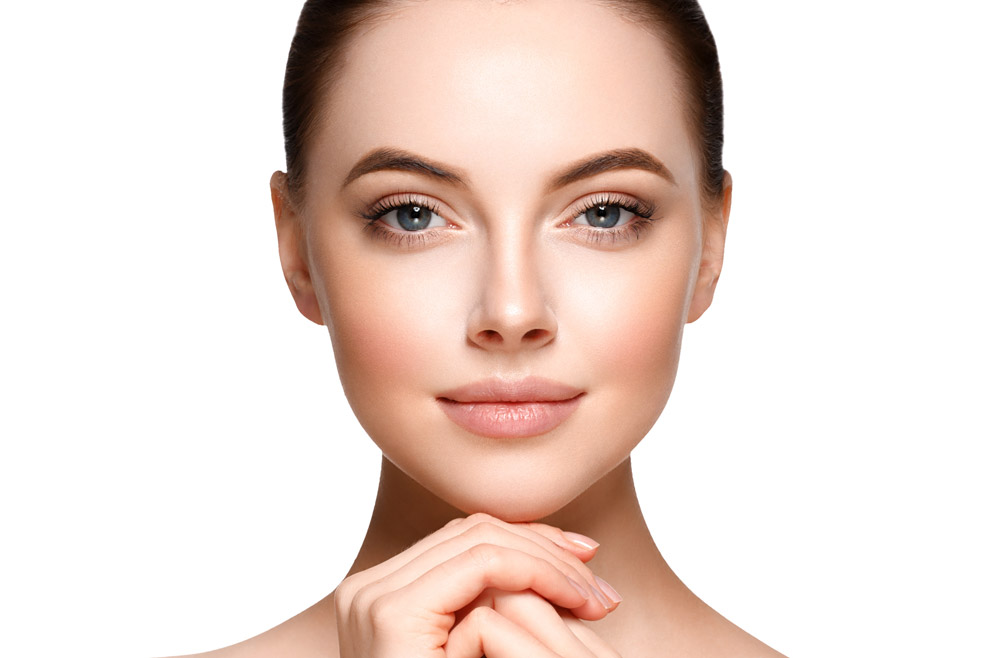
#> input picture Module1/M0_Face_Detection_Harr_Cascade/Data/Images/fig1.jpg, 1000 x 658 px
$ python face_detect.py
#> lines starting #> are read from the running program, lines starting #| are printed output that depends on the picture; after the words box and inside, x2 and y2 are one past the last pixel; in counts of white or black regions, pixels touching at a corner belong together
#import all the required libraries
import cv2
import matplotlib.pyplot as plt


#Load the images from the directory
image = cv2.imread('Data/Images/fig1.jpg')
#> image is the input picture: shape (658, 1000, 3); mean B, G, R 211.6, 219.1, 236.4
#Convert the image into grayscale
gray = cv2.cvtColor(image, cv2.COLOR_BGR2GRAY)
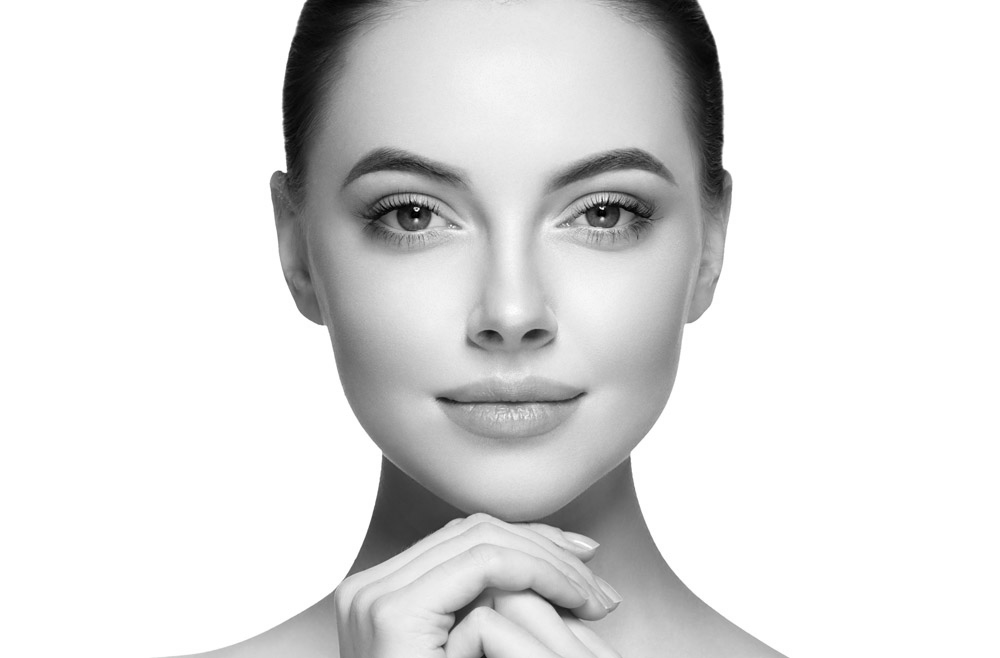
#> gray: shape (658, 1000); min 0, max 255, mean 223.4

# load the face detector and detect faces in the image
detector = cv2.CascadeClassifier("Data/haarcascade_frontalface_default.xml")
rects = detector.detectMultiScale(gray, scaleFactor=1.05, minNeighbors=9,
	minSize=(30, 30), flags=cv2.CASCADE_SCALE_IMAGE)
#> rects = [[284, 46, 449, 449]]

# loop over the faces and draw a rectangle surrounding each
for (x, y, w, h) in rects:
	cv2.rectangle(image, (x, y), (x + w, y + h), (0, 255, 0), 2)
#> this loop made 1 pass
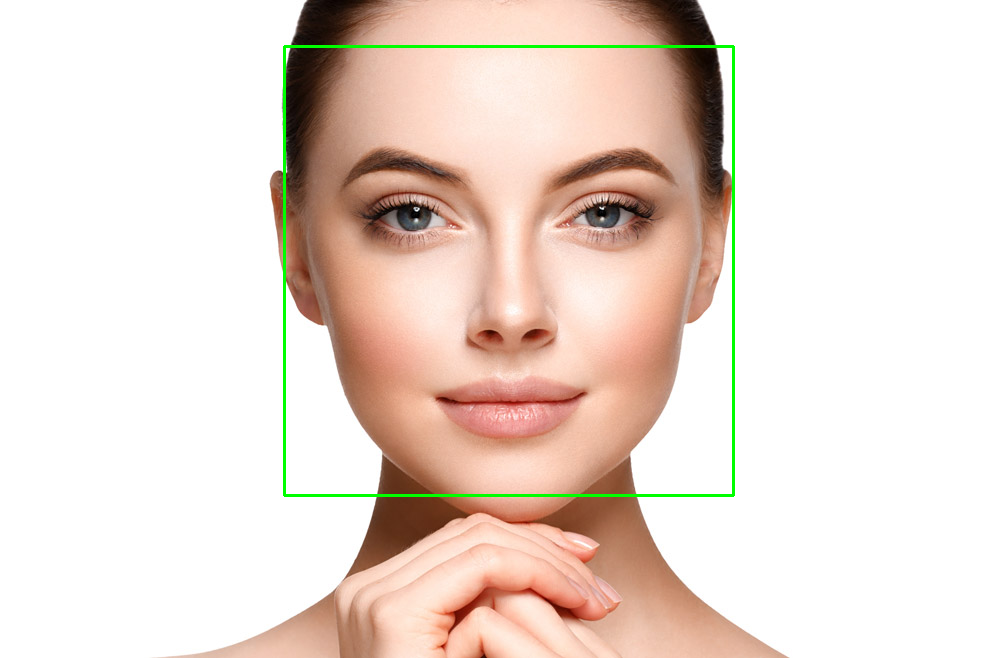
#> image: shape (658, 1000, 3); 0.82% of pixels changed, all inside (x1, y1, x2, y2) = (283, 45, 735, 497)

# show the detected faces
cv2.imshow("Faces", image)
cv2.waitKey(0)
